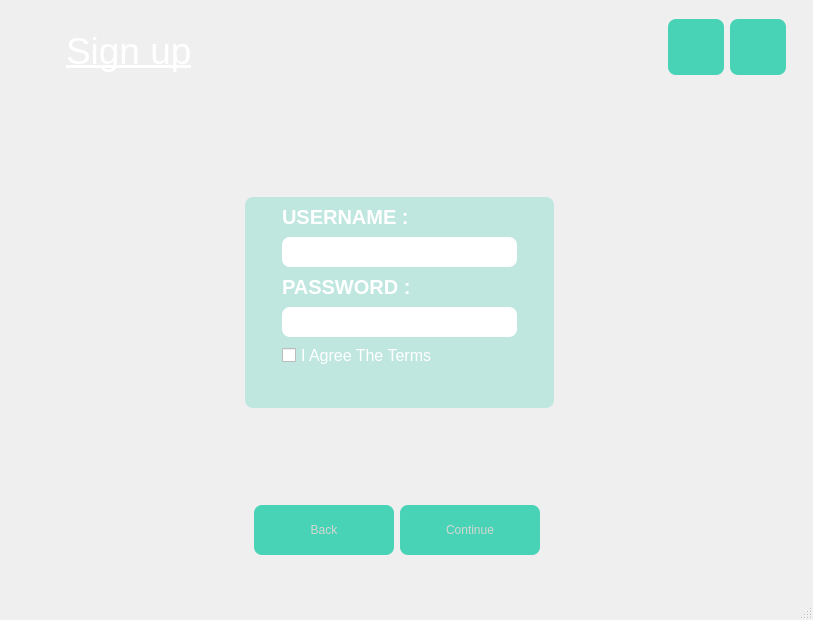
<?xml version="1.0" encoding="UTF-8"?>
<ui version="4.0">
 <class>Signup</class>
 <widget class="QMainWindow" name="Signup">
  <property name="geometry">
   <rect>
    <x>0</x>
    <y>0</y>
    <width>813</width>
    <height>620</height>
   </rect>
  </property>
  <property name="sizePolicy">
   <sizepolicy hsizetype="Fixed" vsizetype="Fixed">
    <horstretch>0</horstretch>
    <verstretch>0</verstretch>
   </sizepolicy>
  </property>
  <property name="minimumSize">
   <size>
    <width>813</width>
    <height>620</height>
   </size>
  </property>
  <property name="maximumSize">
   <size>
    <width>813</width>
    <height>620</height>
   </size>
  </property>
  <property name="windowTitle">
   <string>MainWindow</string>
  </property>
  <property name="styleSheet">
   <string notr="true">#centralwidget
{
	border-image: url(:/image/javier-esteban-hAlFVYJ1BWw-unsplash.jpg);
}
#l1,#l2,#l3,QCheckBox,#l4
{
color : white;
}
#gw2
{
background-color: rgba(0, 199, 159,0.2);
border-width : 0px;
border-radius : 8px;
}
QPushButton
{
border-width : 0px;
border-radius : 8px;
background-color: rgba(0, 199, 159,0.7);
color: rgb(211, 215, 207);
}
QPushButton:hover
{
	background-color: rgba(124, 212, 224,0.7);
    color: rgb(0, 199, 159);
}
#le1,#le2
{
border-width : 0px;
border-radius : 8px;
}</string>
  </property>
  <widget class="QWidget" name="centralwidget">
   <layout class="QHBoxLayout" name="horizontalLayout">
    <item>
     <widget class="QWidget" name="gw1" native="true">
      <layout class="QGridLayout" name="gridLayout">
       <property name="leftMargin">
        <number>10</number>
       </property>
       <item row="4" column="1" colspan="2">
        <widget class="QWidget" name="hw2" native="true">
         <property name="sizePolicy">
          <sizepolicy hsizetype="Fixed" vsizetype="Fixed">
           <horstretch>0</horstretch>
           <verstretch>0</verstretch>
          </sizepolicy>
         </property>
         <property name="minimumSize">
          <size>
           <width>289</width>
           <height>74</height>
          </size>
         </property>
         <property name="maximumSize">
          <size>
           <width>16777215</width>
           <height>42</height>
          </size>
         </property>
         <layout class="QHBoxLayout" name="horizontalLayout_4">
          <item>
           <widget class="QPushButton" name="pb4">
            <property name="sizePolicy">
             <sizepolicy hsizetype="Fixed" vsizetype="Fixed">
              <horstretch>0</horstretch>
              <verstretch>0</verstretch>
             </sizepolicy>
            </property>
            <property name="minimumSize">
             <size>
              <width>140</width>
              <height>50</height>
             </size>
            </property>
            <property name="maximumSize">
             <size>
              <width>140</width>
              <height>16777215</height>
             </size>
            </property>
            <property name="text">
             <string>Back</string>
            </property>
           </widget>
          </item>
          <item>
           <widget class="QPushButton" name="pb3">
            <property name="enabled">
             <bool>false</bool>
            </property>
            <property name="minimumSize">
             <size>
              <width>140</width>
              <height>50</height>
             </size>
            </property>
            <property name="maximumSize">
             <size>
              <width>140</width>
              <height>50</height>
             </size>
            </property>
            <property name="text">
             <string>Continue</string>
            </property>
           </widget>
          </item>
         </layout>
        </widget>
       </item>
       <item row="2" column="2">
        <spacer name="horizontalSpacer_3">
         <property name="orientation">
          <enum>Qt::Horizontal</enum>
         </property>
         <property name="sizeType">
          <enum>QSizePolicy::Fixed</enum>
         </property>
         <property name="sizeHint" stdset="0">
          <size>
           <width>73</width>
           <height>20</height>
          </size>
         </property>
        </spacer>
       </item>
       <item row="2" column="0">
        <spacer name="horizontalSpacer_2">
         <property name="orientation">
          <enum>Qt::Horizontal</enum>
         </property>
         <property name="sizeType">
          <enum>QSizePolicy::Fixed</enum>
         </property>
         <property name="sizeHint" stdset="0">
          <size>
           <width>220</width>
           <height>20</height>
          </size>
         </property>
        </spacer>
       </item>
       <item row="3" column="1">
        <spacer name="verticalSpacer_4">
         <property name="orientation">
          <enum>Qt::Vertical</enum>
         </property>
         <property name="sizeType">
          <enum>QSizePolicy::Fixed</enum>
         </property>
         <property name="sizeHint" stdset="0">
          <size>
           <width>20</width>
           <height>63</height>
          </size>
         </property>
        </spacer>
       </item>
       <item row="0" column="0">
        <layout class="QHBoxLayout" name="horizontalLayout_5">
         <item alignment="Qt::AlignHCenter">
          <widget class="QLabel" name="l3">
           <property name="font">
            <font>
             <pointsize>28</pointsize>
             <weight>50</weight>
             <italic>false</italic>
             <bold>false</bold>
             <underline>true</underline>
            </font>
           </property>
           <property name="text">
            <string>Sign up</string>
           </property>
          </widget>
         </item>
        </layout>
       </item>
       <item row="2" column="1">
        <widget class="QWidget" name="gw2" native="true">
         <layout class="QGridLayout" name="gridLayout_2">
          <property name="leftMargin">
           <number>5</number>
          </property>
          <property name="topMargin">
           <number>5</number>
          </property>
          <property name="rightMargin">
           <number>5</number>
          </property>
          <property name="bottomMargin">
           <number>5</number>
          </property>
          <property name="horizontalSpacing">
           <number>6</number>
          </property>
          <item row="1" column="0">
           <widget class="QLineEdit" name="le1">
            <property name="sizePolicy">
             <sizepolicy hsizetype="Fixed" vsizetype="Fixed">
              <horstretch>0</horstretch>
              <verstretch>0</verstretch>
             </sizepolicy>
            </property>
            <property name="minimumSize">
             <size>
              <width>235</width>
              <height>30</height>
             </size>
            </property>
            <property name="maximumSize">
             <size>
              <width>235</width>
              <height>30</height>
             </size>
            </property>
            <property name="font">
             <font>
              <pointsize>16</pointsize>
             </font>
            </property>
            <property name="statusTip">
             <string>Enter Your Username</string>
            </property>
           </widget>
          </item>
          <item row="3" column="0">
           <widget class="QLineEdit" name="le2">
            <property name="sizePolicy">
             <sizepolicy hsizetype="Fixed" vsizetype="Fixed">
              <horstretch>0</horstretch>
              <verstretch>0</verstretch>
             </sizepolicy>
            </property>
            <property name="minimumSize">
             <size>
              <width>235</width>
              <height>30</height>
             </size>
            </property>
            <property name="maximumSize">
             <size>
              <width>235</width>
              <height>30</height>
             </size>
            </property>
            <property name="font">
             <font>
              <pointsize>16</pointsize>
              <weight>50</weight>
              <bold>false</bold>
             </font>
            </property>
            <property name="statusTip">
             <string>Enter Your Password</string>
            </property>
            <property name="echoMode">
             <enum>QLineEdit::Password</enum>
            </property>
           </widget>
          </item>
          <item row="6" column="0">
           <widget class="QCheckBox" name="cb1">
            <property name="font">
             <font>
              <pointsize>12</pointsize>
             </font>
            </property>
            <property name="text">
             <string>I Agree The Terms </string>
            </property>
           </widget>
          </item>
          <item row="2" column="0">
           <widget class="QLabel" name="l2">
            <property name="font">
             <font>
              <pointsize>15</pointsize>
              <weight>75</weight>
              <bold>true</bold>
             </font>
            </property>
            <property name="text">
             <string>PASSWORD :</string>
            </property>
           </widget>
          </item>
          <item row="0" column="0">
           <widget class="QLabel" name="l1">
            <property name="font">
             <font>
              <pointsize>15</pointsize>
              <weight>75</weight>
              <bold>true</bold>
             </font>
            </property>
            <property name="text">
             <string>USERNAME :</string>
            </property>
           </widget>
          </item>
          <item row="7" column="0">
           <widget class="QLabel" name="l4">
            <property name="font">
             <font>
              <pointsize>12</pointsize>
             </font>
            </property>
            <property name="text">
             <string/>
            </property>
           </widget>
          </item>
         </layout>
        </widget>
       </item>
       <item row="5" column="1">
        <spacer name="verticalSpacer_3">
         <property name="orientation">
          <enum>Qt::Vertical</enum>
         </property>
         <property name="sizeType">
          <enum>QSizePolicy::Fixed</enum>
         </property>
         <property name="sizeHint" stdset="0">
          <size>
           <width>20</width>
           <height>29</height>
          </size>
         </property>
        </spacer>
       </item>
       <item row="0" column="1">
        <spacer name="horizontalSpacer">
         <property name="orientation">
          <enum>Qt::Horizontal</enum>
         </property>
         <property name="sizeType">
          <enum>QSizePolicy::Fixed</enum>
         </property>
         <property name="sizeHint" stdset="0">
          <size>
           <width>309</width>
           <height>20</height>
          </size>
         </property>
        </spacer>
       </item>
       <item row="0" column="3">
        <widget class="QWidget" name="hw1" native="true">
         <property name="sizePolicy">
          <sizepolicy hsizetype="Fixed" vsizetype="Fixed">
           <horstretch>0</horstretch>
           <verstretch>0</verstretch>
          </sizepolicy>
         </property>
         <property name="minimumSize">
          <size>
           <width>56</width>
           <height>56</height>
          </size>
         </property>
         <layout class="QHBoxLayout" name="horizontalLayout_2">
          <property name="leftMargin">
           <number>1</number>
          </property>
          <property name="topMargin">
           <number>1</number>
          </property>
          <item>
           <widget class="QPushButton" name="pb2">
            <property name="sizePolicy">
             <sizepolicy hsizetype="Fixed" vsizetype="Fixed">
              <horstretch>0</horstretch>
              <verstretch>0</verstretch>
             </sizepolicy>
            </property>
            <property name="minimumSize">
             <size>
              <width>56</width>
              <height>56</height>
             </size>
            </property>
            <property name="maximumSize">
             <size>
              <width>56</width>
              <height>56</height>
             </size>
            </property>
            <property name="text">
             <string/>
            </property>
            <property name="icon">
             <iconset resource="images.qrc">
              <normaloff>:/icons/minimize.png</normaloff>:/icons/minimize.png</iconset>
            </property>
            <property name="iconSize">
             <size>
              <width>50</width>
              <height>50</height>
             </size>
            </property>
           </widget>
          </item>
          <item>
           <widget class="QPushButton" name="pb1">
            <property name="sizePolicy">
             <sizepolicy hsizetype="Fixed" vsizetype="Fixed">
              <horstretch>0</horstretch>
              <verstretch>0</verstretch>
             </sizepolicy>
            </property>
            <property name="minimumSize">
             <size>
              <width>56</width>
              <height>56</height>
             </size>
            </property>
            <property name="maximumSize">
             <size>
              <width>56</width>
              <height>56</height>
             </size>
            </property>
            <property name="statusTip">
             <string/>
            </property>
            <property name="text">
             <string/>
            </property>
            <property name="icon">
             <iconset resource="images.qrc">
              <normaloff>:/icons/cross.png</normaloff>:/icons/cross.png</iconset>
            </property>
            <property name="iconSize">
             <size>
              <width>50</width>
              <height>50</height>
             </size>
            </property>
           </widget>
          </item>
         </layout>
        </widget>
       </item>
       <item row="2" column="3">
        <spacer name="verticalSpacer">
         <property name="orientation">
          <enum>Qt::Vertical</enum>
         </property>
         <property name="sizeType">
          <enum>QSizePolicy::Fixed</enum>
         </property>
         <property name="sizeHint" stdset="0">
          <size>
           <width>20</width>
           <height>194</height>
          </size>
         </property>
        </spacer>
       </item>
       <item row="1" column="1">
        <spacer name="verticalSpacer_2">
         <property name="orientation">
          <enum>Qt::Vertical</enum>
         </property>
         <property name="sizeType">
          <enum>QSizePolicy::Fixed</enum>
         </property>
         <property name="sizeHint" stdset="0">
          <size>
           <width>20</width>
           <height>107</height>
          </size>
         </property>
        </spacer>
       </item>
      </layout>
     </widget>
    </item>
   </layout>
  </widget>
  <widget class="QMenuBar" name="menubar">
   <property name="geometry">
    <rect>
     <x>0</x>
     <y>0</y>
     <width>813</width>
     <height>22</height>
    </rect>
   </property>
  </widget>
  <widget class="QStatusBar" name="statusbar"/>
 </widget>
 <resources>
  <include location="images.qrc"/>
 </resources>
 <connections>
  <connection>
   <sender>pb1</sender>
   <signal>clicked()</signal>
   <receiver>Signup</receiver>
   <slot>close()</slot>
   <hints>
    <hint type="sourcelabel">
     <x>769</x>
     <y>67</y>
    </hint>
    <hint type="destinationlabel">
     <x>805</x>
     <y>68</y>
    </hint>
   </hints>
  </connection>
  <connection>
   <sender>pb2</sender>
   <signal>clicked()</signal>
   <receiver>Signup</receiver>
   <slot>showMinimized()</slot>
   <hints>
    <hint type="sourcelabel">
     <x>708</x>
     <y>63</y>
    </hint>
    <hint type="destinationlabel">
     <x>808</x>
     <y>119</y>
    </hint>
   </hints>
  </connection>
  <connection>
   <sender>cb1</sender>
   <signal>clicked(bool)</signal>
   <receiver>pb3</receiver>
   <slot>setEnabled(bool)</slot>
   <hints>
    <hint type="sourcelabel">
     <x>319</x>
     <y>375</y>
    </hint>
    <hint type="destinationlabel">
     <x>497</x>
     <y>549</y>
    </hint>
   </hints>
  </connection>
 </connections>
</ui>
